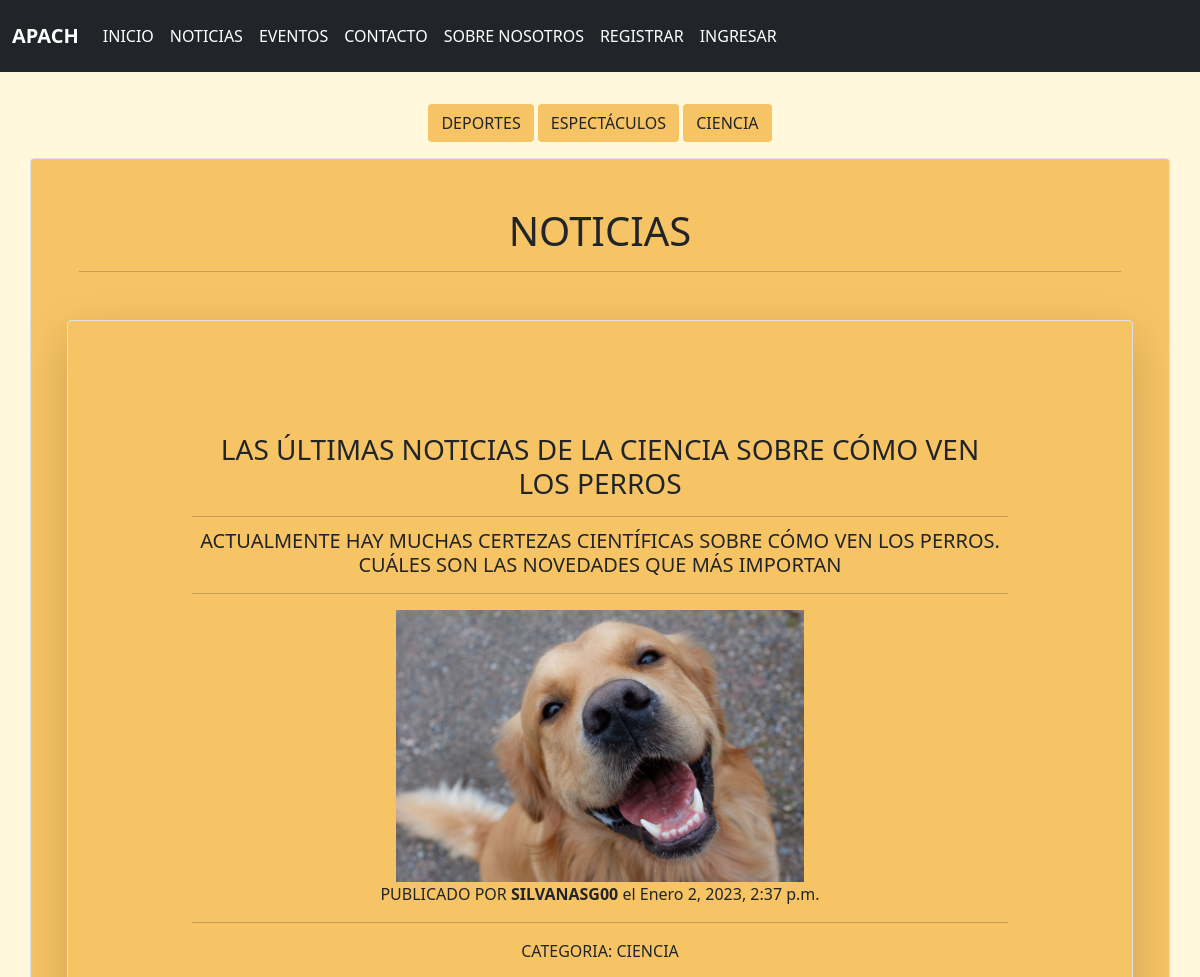
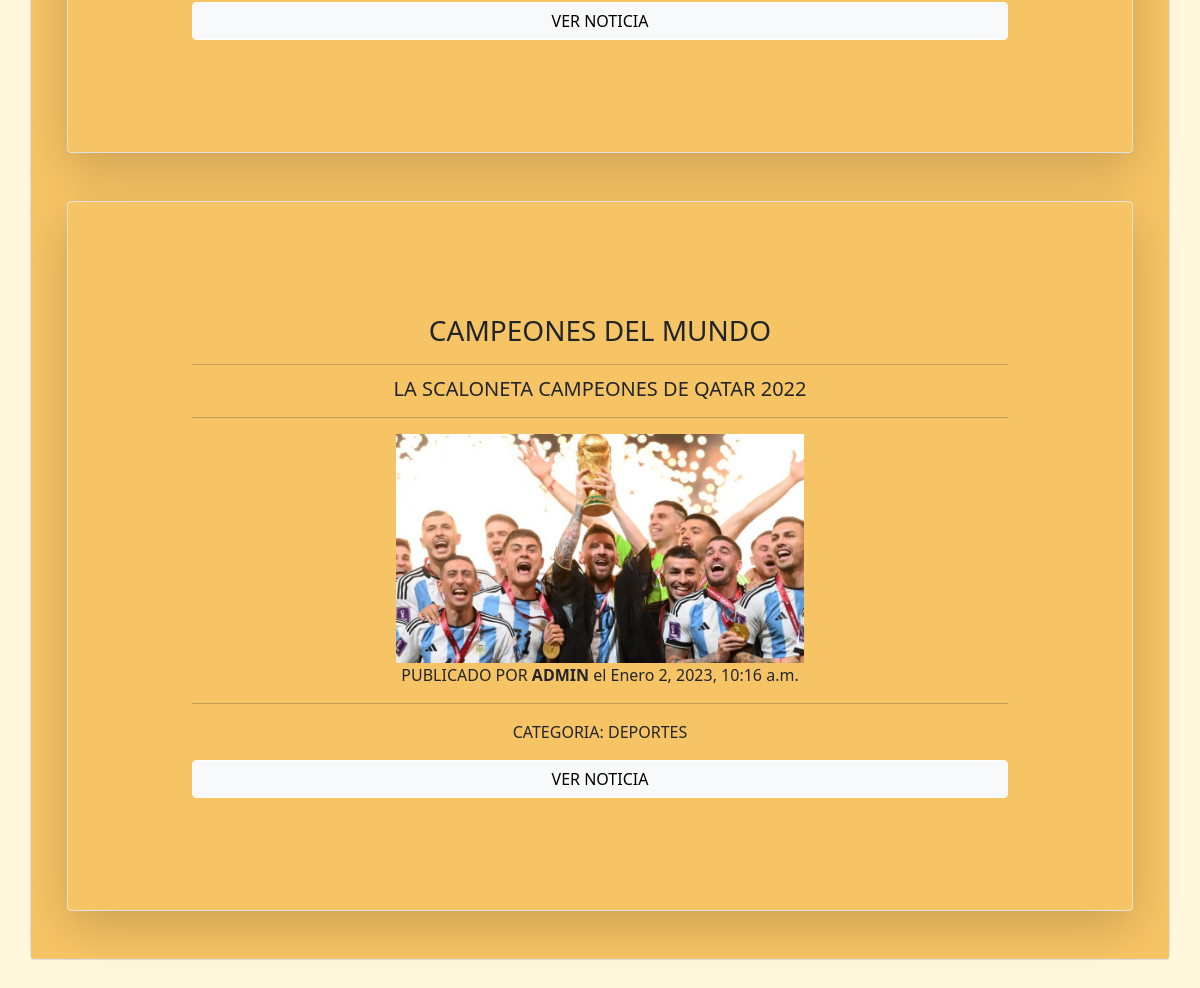
The app's page /noticias/listado/ with its own data (2 pictures, top to bottom).
### aplicaciones/noticias/models.py (models this page shows, shortened)
class CategoriaNoticia(models.Model):
    nombre = models.CharField(max_length=200)
    class Meta:
        verbose_name = "Categoria de Noticias"
        verbose_name_plural = "Categorias de Noticias"
    def __str__(self):
        return self.nombre

class Noticia(models.Model):
    titulo = models.CharField(max_length=255)
    subtitulo = models.CharField(max_length=255)
    slug = models.SlugField(unique=True, null=True)
    texto = models.TextField()
    imagen = models.ImageField(null=True, blank=True, upload_to='noticia')
    categoria = models.ForeignKey(CategoriaNoticia, on_delete=models.CASCADE)
    usuario = models.ForeignKey(User, on_delete=models.CASCADE)
    estado = models.BooleanField(default=True)
    fecha_creacion = models.DateTimeField(auto_now_add=True)
    fecha_modificacion = models.DateTimeField(auto_now=True)
    class Meta:
        ordering = ['-fecha_creacion']

### aplicaciones/noticias/views.py (the view)
# urls.py: path('listado/', listado, name='listado_eventos'),
def listado(request):
    categorias = CategoriaNoticia.objects.all()
    noticias = Noticia.objects.all()
    return render(request, 'noticias/listado.html', {'noticias':noticias, 'categorias':categorias})

### templates/noticias/listado.html (shortened to what this page needs)
{% extends 'elementos/estructura.html' %}
{% block contenido %}
    <div class="container cat p-3 text-center">
        {% for categoria in categorias %}
            <a href="{% url 'listado_de_categoria' categoria.id %}" class="btn bg-pink text-dark">{{categoria.nombre | upper}}</a>
        {% endfor %}
    </div>
    <div class="container rounded border p-5 text-center bg-pink">
        {% if categoria %}<h1>NOTICIAS DE CATEGORIA {{categoria.nombre | upper}} </h1><hr>
        <a class="btn btn-pink form-control border-white text-dark" href="{% url 'listado_noticias' %}">VOLVER</a>
        {% else %}
        <h1>NOTICIAS</h1><hr>
        {% endif %}
        {% for noticia in noticias %}
        <div class="row rounded border shadow-lg text-center p-5 mt-5 bg-pink text-dark">
            <div class="col  m-5">
                <div class="card-body text-center">
                    <h5 class="card-title fs-3 text-center">{{ noticia.titulo | upper }}</h5><hr>
                    <h6 class="card-subtitle fs-5 mb-2">{{ noticia.subtitulo | upper }}<br></h6><hr>
                    {% if noticia.imagen %}
                        <img src="{{ noticia.imagen.url }}" width="50%">
                    {% endif %}
                    <p class="card-text text-center">PUBLICADO POR <strong>{{ noticia.usuario | upper }}</strong> el {{ noticia.fecha_creacion }}</p><hr>
                    <p class="card-text text-center">CATEGORIA: {{ noticia.categoria | upper }}</p>
                    <a class="btn btn-light form-control border-white" href="{% url 'noticia' noticia.slug %}">VER NOTICIA</a>
                </div>
            </div>
        </div>
        {% endfor %}
    </div><br>
    <br><br><br><br>
    <body style = "background-color:#fff8dc;"></body>
{% endblock %}

### templates/elementos/estructura.html (shortened to what this page needs)
<!DOCTYPE html>
<html lang="es">
<head>
    {% include 'elementos/css.html'%}
</head>
<body>
    {% include 'elementos/barranav.html' %}
    {% block contenido %}
    {% endblock %}
</body>
</html>

### templates/elementos/css.html (shortened to what this page needs)
{% load static %}
<link href="https://cdn.jsdelivr.net/npm/bootstrap@5.0.2/dist/css/bootstrap.min.css" rel="stylesheet">
<link href="{% static 'css/custom.css' %}" rel="stylesheet">

### templates/elementos/barranav.html (shortened to what this page needs)
<nav class="navbar navbar-dark bg-dark navbar-expand-lg mb-3 py-3">
    <div class="container-fluid">
        <strong><a class="navbar-brand text-white" href="/">APACH</a></strong>
        <div class="collapse navbar-collapse" id="navbarNavDropdown">
            <ul class="navbar-nav">
                <li class="nav-item"><a class="nav-link text-white" href="{% url 'inicio' %}">INICIO</a></li>
                <li class="nav-item"><a class="nav-link text-white" href="{% url 'listado_noticias' %}">NOTICIAS</a></li>
                <li class="nav-item"><a class="nav-link text-white" href="{% url 'listado_eventos' %}">EVENTOS</a></li>
                <li class="nav-item"><a class="nav-link text-white" href="{% url 'contacto'%}">CONTACTO</a></li>
                <li class="nav-item"><a class="nav-link text-white" href="{% url 'fundacion'%}">SOBRE NOSOTROS</a></li>
                <li class="nav-item"><a class="nav-link text-white" href="{% url 'registrar' %}">REGISTRAR</a></li>
                <li class="nav-item"><a class="nav-link text-white" href="{% url 'ingresar' %}">INGRESAR</a></li>
            </ul>
        </div>
    </div>
</nav>

### static/css/custom.css (style rules this page uses)
.bg-pink { background-color: #f7c465; }
body { background-color:#fff8dc; }

### records on screen
CategoriaNoticia: nombre "DEPORTES"
CategoriaNoticia: nombre "ESPECTÁCULOS"
CategoriaNoticia: nombre "CIENCIA"
Noticia: titulo "LAS ÚLTIMAS NOTICIAS DE LA CIENCIA SOBRE CÓMO VEN LOS PERROS", subtitulo "ACTUALMENTE HAY MUCHAS CERTEZAS CIENTÍFICAS SOBRE CÓMO VEN LOS PERROS. CUÁLES SON LAS NOVEDADES QUE MÁS IMPORTAN", imagen (picture), usuario "SILVANASG00", fecha_creacion "Enero 2, 2023, 2:37 p.m.", categoria "CIENCIA"
Noticia: titulo "CAMPEONES DEL MUNDO", subtitulo "LA SCALONETA CAMPEONES DE QATAR 2022", imagen (picture), usuario "ADMIN", fecha_creacion "Enero 2, 2023, 10:16 a.m.", categoria "DEPORTES"
